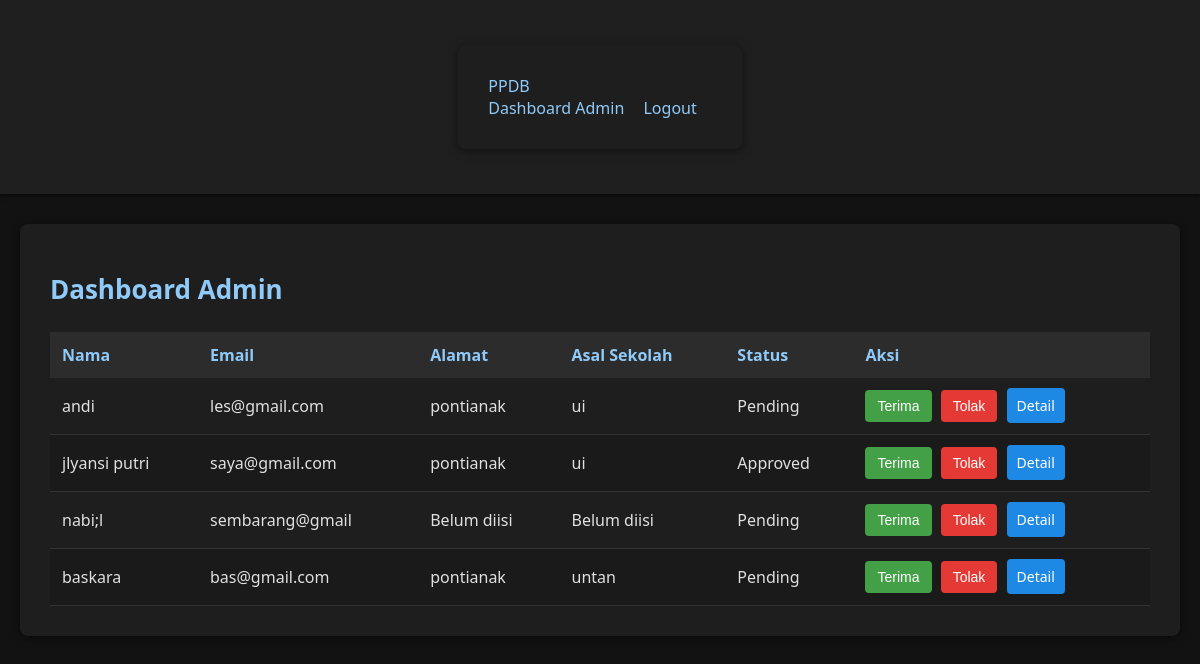
Page /dashboard_admin (signed in) on the earlier database version.
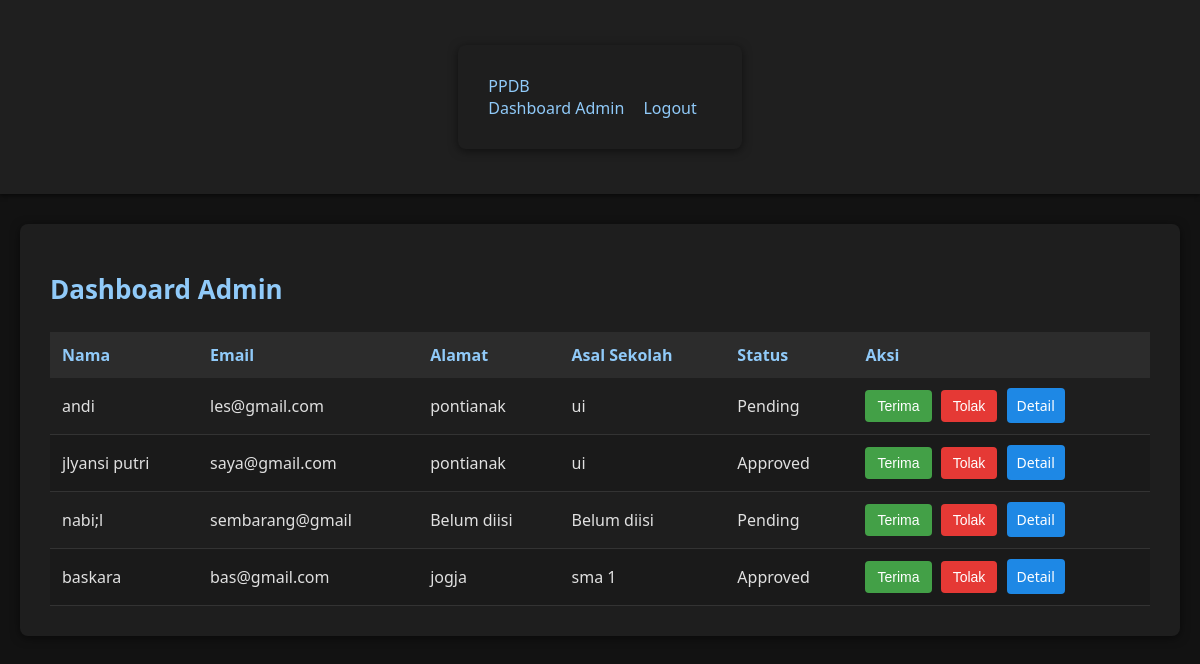
Same page on the later database version.
### models.py (models this page shows)
class User(db.Model):
    id = db.Column(db.Integer, primary_key=True)
    name = db.Column(db.String(100), nullable=False)
    email = db.Column(db.String(100), unique=True, nullable=False)
    password = db.Column(db.String(100), nullable=False)
    status = db.Column(db.String(20), default='Pending')  # Pending, Approved, Rejected
    school = db.Column(db.String(100), nullable=True)  # Asal sekolah
    address = db.Column(db.String(200), nullable=True)  # Alamat
    birth_date = db.Column(db.Date, nullable=True)  # Tanggal lahir
    phone = db.Column(db.String(15), nullable=True)  # Nomor telepon
    gender = db.Column(db.String(20), nullable=True)  # Jenis kelamin
    hobby = db.Column(db.String(200), nullable=True)  # Hobi
    parent_name = db.Column(db.String(100), nullable=True)  # Nama orang tua/wali
    parent_job = db.Column(db.String(100), nullable=True)  # Pekerjaan orang tua/wali
    created_at = db.Column(db.DateTime, default=datetime.utcnow)  # Waktu pendaftaran

### app.py (the view, shortened to what this page needs)
@app.route('/dashboard_admin', methods=['GET', 'POST'])
def dashboard_admin():
    if 'admin_id' not in session:
        flash('Anda harus login sebagai admin untuk mengakses halaman ini.')
        return redirect(url_for('login'))
    users = User.query.all()
    return render_template('dashboard_admin.html', users=users)

### templates/dashboard_admin.html (shortened to what this page needs)
<!DOCTYPE html>
<html>
<head>
    <link rel="stylesheet" type="text/css" href="{{ url_for('static', filename='css/admin.css') }}">
</head>
<body>
    <nav class="navbar">
        <div class="container">
            <a href="/" class="navbar-brand">PPDB</a>
            <div class="navbar-links">
                <a href="/dashboard_admin">Dashboard Admin</a>
                <a href="/logout">Logout</a>
            </div>
        </div>
    </nav>
    <div class="container">
        <h1>Dashboard Admin</h1>
        <table>
            <thead>
                <tr>
                    <th>Nama</th>
                    <th>Email</th>
                    <th>Alamat</th>
                    <th>Asal Sekolah</th>
                    <th>Status</th>
                    <th>Aksi</th>
                </tr>
            </thead>
            <tbody>
                {% for user in users %}
                <tr>
                    <td>{{ user.name }}</td>
                    <td>{{ user.email }}</td>
                    <td>{{ user.address or 'Belum diisi' }}</td>
                    <td>{{ user.school or 'Belum diisi' }}</td>
                    <td>{{ user.status }}</td>
                    <td>
                        <form method="POST" style="display: inline;">
                            <button type="submit" name="action" value="approve">Terima</button>
                            <button type="submit" name="action" value="reject">Tolak</button>
                        </form>
                        <a href="{{ url_for('user_detail', user_id=user.id) }}" class="btn-detail">Detail</a>
                    </td>
                </tr>
                {% endfor %}
            </tbody>
        </table>
    </div>
</body>
</html>

Differences in the rows shown:
changed User "baskara": address "pontianak" → "jogja"; school "untan" → "sma 1"; status "Pending" → "Approved"
